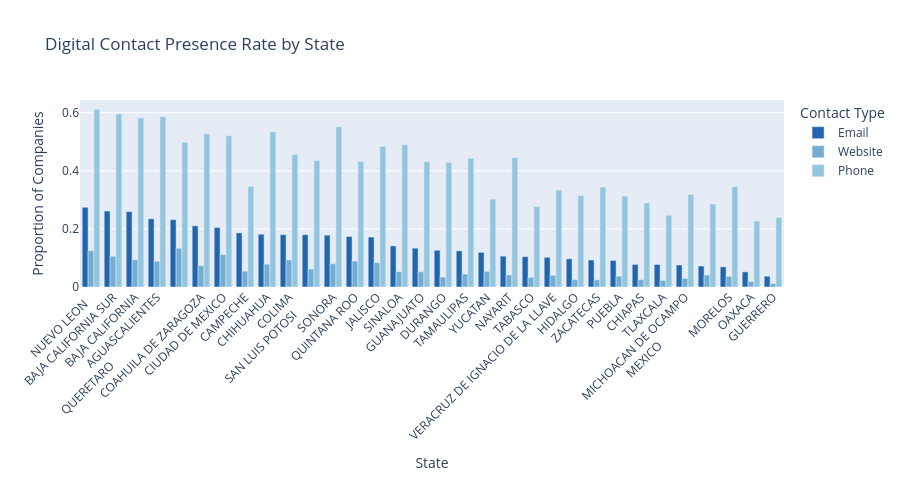

Source (notebook cell):
### Code cell
# ── 4.6  Digital contact rate by state ───────────────────────────────────────
dr_state = (
    df.groupby('state_name')
      .agg(
          email_pct   =('has_email',   'mean'),
          website_pct =('has_website', 'mean'),
          phone_pct   =('has_phone',   'mean')
      )
      .reset_index()
      .sort_values('email_pct', ascending=False)
)

dr_melt = dr_state.melt(
    id_vars='state_name',
    value_vars=['email_pct', 'website_pct', 'phone_pct'],
    var_name='Contact Type',
    value_name='Rate'
)
dr_melt['Contact Type'] = dr_melt['Contact Type'].map({
    'email_pct': 'Email', 'website_pct': 'Website', 'phone_pct': 'Phone'
})

fig = px.bar(
    dr_melt,
    x='state_name', y='Rate',
    color='Contact Type',
    barmode='group',
    title='Digital Contact Presence Rate by State',
    labels={'state_name': 'State', 'Rate': 'Proportion of Companies'},
    color_discrete_sequence=['#2166ac', '#74add1', '#92c5de']
)
fig.update_layout(xaxis_tickangle=-45, height=480)
fig.show()

### Figure 1 — Plotly figure (JSON) as saved in the notebook; plotly's stock layout.template omitted (floating-point values rounded to 4 significant figures)
{"data": [{"alignmentgroup": "True", "hovertemplate": "Contact Type=Email<br>State=%{x}<br>Proportion of Companies=%{y}<extra></extra>", "legendgroup": "Email", "marker": {"color": "#2166ac", "pattern": {"shape": ""}}, "name": "Email", "offsetgroup": "Email", "orientation": "v", "showlegend": true, "textposition": "auto", "type": "bar", "x": ["NUEVO LEON   ", "BAJA CALIFORNIA SUR", "BAJA CALIFORNIA", "AGUASCALIENTES", "QUERETARO                               ", "COAHUILA DE ZARAGOZA", "CIUDAD DE MEXICO", "CAMPECHE", "CHIHUAHUA", "COLIMA", "SAN LUIS POTOSI        ", "SONORA", "QUINTANA ROO", "JALISCO", "SINALOA", "GUANAJUATO", "DURANGO", "TAMAULIPAS", "YUCATAN", "NAYARIT", "TABASCO", "VERACRUZ DE IGNACIO DE LA LLAVE", "HIDALGO", "ZACATECAS", "PUEBLA", "CHIAPAS", "TLAXCALA", "MICHOACAN DE OCAMPO", "MEXICO                      ", "MORELOS", "OAXACA", "GUERRERO"], "xaxis": "x", "y": [0.2745, 0.2616, 0.2594, 0.235, 0.2319, 0.2107, 0.2046, 0.1862, 0.1819, 0.1801, 0.1801, 0.1786, 0.1739, 0.172, 0.1416, 0.1337, 0.1266, 0.1246, 0.1192, 0.1062, 0.1046, 0.1025, 0.09714, 0.09316, 0.09139, 0.07766, 0.07761, 0.07574, 0.07223, 0.06937, 0.05215, 0.03709], "yaxis": "y"}, {"alignmentgroup": "True", "hovertemplate": "Contact Type=Website<br>State=%{x}<br>Proportion of Companies=%{y}<extra></extra>", "legendgroup": "Website", "marker": {"color": "#74add1", "pattern": {"shape": ""}}, "name": "Website", "offsetgroup": "Website", "orientation": "v", "showlegend": true, "textposition": "auto", "type": "bar", "x": ["NUEVO LEON   ", "BAJA CALIFORNIA SUR", "BAJA CALIFORNIA", "AGUASCALIENTES", "QUERETARO                               ", "COAHUILA DE ZARAGOZA", "CIUDAD DE MEXICO", "CAMPECHE", "CHIHUAHUA", "COLIMA", "SAN LUIS POTOSI        ", "SONORA", "QUINTANA ROO", "JALISCO", "SINALOA", "GUANAJUATO", "DURANGO", "TAMAULIPAS", "YUCATAN", "NAYARIT", "TABASCO", "VERACRUZ DE IGNACIO DE LA LLAVE", "HIDALGO", "ZACATECAS", "PUEBLA", "CHIAPAS", "TLAXCALA", "MICHOACAN DE OCAMPO", "MEXICO                      ", "MORELOS", "OAXACA", "GUERRERO"], "xaxis": "x", "y": [0.1253, 0.106, 0.09354, 0.08835, 0.1334, 0.07335, 0.1115, 0.05444, 0.07866, 0.09317, 0.06188, 0.08014, 0.08937, 0.08429, 0.05258, 0.05261, 0.03433, 0.04451, 0.05367, 0.04157, 0.03303, 0.03995, 0.02556, 0.02471, 0.03719, 0.0252, 0.0229, 0.02974, 0.04105, 0.03665, 0.01901, 0.01187], "yaxis": "y"}, {"alignmentgroup": "True", "hovertemplate": "Contact Type=Phone<br>State=%{x}<br>Proportion of Companies=%{y}<extra></extra>", "legendgroup": "Phone", "marker": {"color": "#92c5de", "pattern": {"shape": ""}}, "name": "Phone", "offsetgroup": "Phone", "orientation": "v", "showlegend": true, "textposition": "auto", "type": "bar", "x": ["NUEVO LEON   ", "BAJA CALIFORNIA SUR", "BAJA CALIFORNIA", "AGUASCALIENTES", "QUERETARO                               ", "COAHUILA DE ZARAGOZA", "CIUDAD DE MEXICO", "CAMPECHE", "CHIHUAHUA", "COLIMA", "SAN LUIS POTOSI        ", "SONORA", "QUINTANA ROO", "JALISCO", "SINALOA", "GUANAJUATO", "DURANGO", "TAMAULIPAS", "YUCATAN", "NAYARIT", "TABASCO", "VERACRUZ DE IGNACIO DE LA LLAVE", "HIDALGO", "ZACATECAS", "PUEBLA", "CHIAPAS", "TLAXCALA", "MICHOACAN DE OCAMPO", "MEXICO                      ", "MORELOS", "OAXACA", "GUERRERO"], "xaxis": "x", "y": [0.6116, 0.596, 0.5824, 0.5865, 0.4988, 0.5279, 0.5208, 0.3467, 0.5349, 0.4565, 0.4354, 0.5514, 0.4324, 0.485, 0.4894, 0.4316, 0.4292, 0.4431, 0.3023, 0.4457, 0.2771, 0.3338, 0.3149, 0.3441, 0.3131, 0.2895, 0.2468, 0.3188, 0.2857, 0.3455, 0.2271, 0.2396], "yaxis": "y"}], "layout": {"barmode": "group", "height": 480, "legend": {"title": {"text": "Contact Type"}, "tracegroupgap": 0}, "title": {"text": "Digital Contact Presence Rate by State"}, "xaxis": {"anchor": "y", "domain": [0, 1], "tickangle": -45, "title": {"text": "State"}}, "yaxis": {"anchor": "x", "domain": [0, 1], "title": {"text": "Proportion of Companies"}}}}
